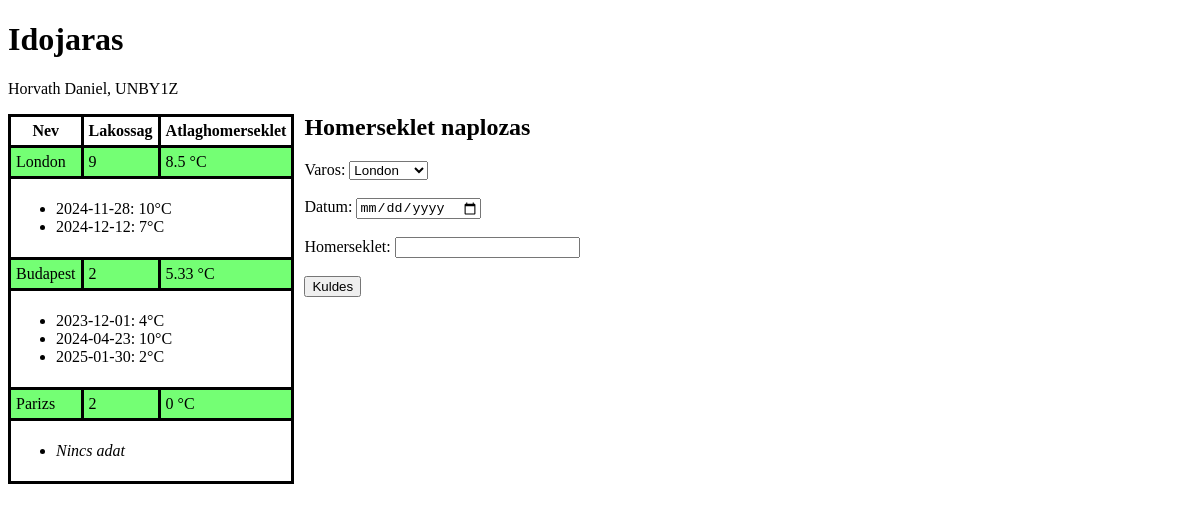
The page / on the database its author committed.
### tables this page shows
CREATE TABLE IF NOT EXISTS `Varosok` (
  `idVarosok` INT NOT NULL AUTO_INCREMENT,
  `Nev` VARCHAR(45) NOT NULL,
  `Lakossag` DECIMAL NOT NULL,
  PRIMARY KEY (`idVarosok`));

CREATE TABLE IF NOT EXISTS `Naplobejegyzesek` (
  `idNaplobejegyzesek` INT NOT NULL AUTO_INCREMENT,
  `Datum` DATE NOT NULL,
  `Homerseklet` VARCHAR(45) NOT NULL,
  `Varosok_idVarosok` INT NOT NULL,
  PRIMARY KEY (`idNaplobejegyzesek`, `Varosok_idVarosok`),
  INDEX `fk_Naplobejegyzesek_Varosok_idx` (`Varosok_idVarosok` ASC),
  CONSTRAINT `fk_Naplobejegyzesek_Varosok`
    FOREIGN KEY (`Varosok_idVarosok`)
    REFERENCES `Varosok` (`idVarosok`)
    ON DELETE NO ACTION
    ON UPDATE NO ACTION);

### index.php (the view, shortened to what this page needs)
<?php
	$db = getDb("mydb");
	$sql = "SELECT Varosok.*, AVG(Naplobejegyzesek.Homerseklet) as atlag
			FROM Varosok
			LEFT JOIN Naplobejegyzesek ON Varosok.idVarosok = Naplobejegyzesek.Varosok_idVarosok
			WHERE Varosok.Lakossag > 1
			GROUP BY Varosok.idVarosok
			ORDER BY Varosok.Lakossag DESC";
	$query = $db ->query($sql);
	$varosok = $query->fetchALL(PDO::FETCH_ASSOC);
	$query = $db ->query("SELECT *	FROM Naplobejegyzesek ");
	$naplobejegyzes = $query->fetchALL(PDO::FETCH_ASSOC);
?>
<!DOCTYPE html>
<html lang="hu">
    <head>
		<link rel="stylesheet" type="text/css" href="style.css">
	</head>
    <body>
		<header>
			<h1>Idojaras</h1>
			<p>Horvath Daniel, UNBY1Z</p>
		</header>
		<section>
			<table>
				<tr>
					<th>Nev</th>
					<th>Lakossag</th>
					<th>Atlaghomerseklet</th>
				</tr>
				<?php foreach($varosok as $varos):?>
					<tr class="varos">
						<td><?=$varos['Nev']?></td>
						<td><?=$varos['Lakossag']?></td>
						<td><?=round($varos['atlag'],2)?> °C</td>
					</tr>
					<tr>
						<td colspan="3">
							<ul>
								<?php $flag = 0;
									foreach($naplobejegyzes as $sor):
									if($sor['Varosok_idVarosok'] == $varos['idVarosok']){
										$flag++;
								?>
								<li><?=$sor['Datum']?>: <?=$sor['Homerseklet']?>°C </li>
								<?php } ?>
								<?php endforeach; ?>
								<?php
									if($flag == 0):?>
										<li><i>Nincs adat</i></li>
									<?php endif;?>
							</ul>
						</td>
					</tr>
				<?php endforeach;?>
			</table>
		<aside>
			<h2>Homerseklet naplozas</h2>
			<form action="log.php" method="post">
				<label>Varos:</label>
				<select name="id">
					<?php foreach($varosok as $varos2):?>
						<option value="<?=$varos2['idVarosok']?>"> <?=$varos2['Nev']?> </option>
						<?php endforeach; ?>
				</select><br><br>
				<label>Datum:</label>
				<input type="date" name="datum"> <br><br>
				<label>Homerseklet:</label>
				<input type="text" name="homerseklet"><br><br>
				<input type="submit" name="kuldes" value="Kuldes">
			</form>
		</aside>
    </body>
</html>

### style.css (style rules this page uses)
table { border: solid; border-color: black; border-collapse: collapse; }
th { border-color: black; border: solid; padding: 5px; }
td { border-color: black; border: solid; padding: 5px; }
[class="varos"] { background-color: rgb(116, 255, 116); }
form { margin-top: 0px; }
section { display: flex; }
aside { display: block; margin-left: 10px; }
aside h2 { margin-top: 0px; }

### rows shown on the page
varosok: Nev "London", Lakossag "9", atlag "8.5"
naplobejegyzesek: Datum "2024-11-28", Homerseklet "10"
naplobejegyzesek: Datum "2024-12-12", Homerseklet "7"
varosok: Nev "Budapest", Lakossag "2", atlag "5.33"
naplobejegyzesek: Datum "2023-12-01", Homerseklet "4"
naplobejegyzesek: Datum "2024-04-23", Homerseklet "10"
naplobejegyzesek: Datum "2025-01-30", Homerseklet "2"
varosok: Nev "Parizs", Lakossag "2", atlag "0", shows "Nincs adat"

### other values the page prints
form field id "London"
